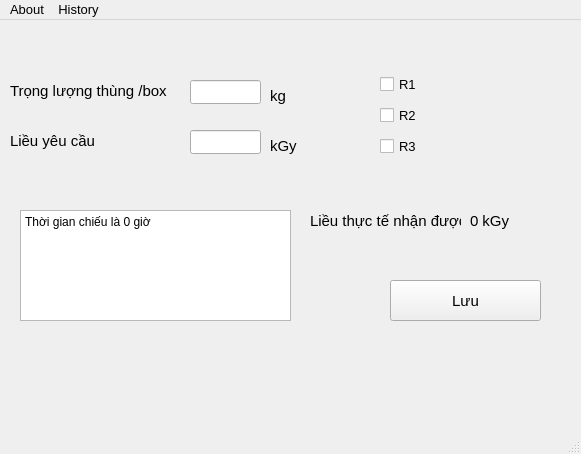
<?xml version="1.0" encoding="UTF-8"?>
<ui version="4.0">
 <class>DoseCaluculation</class>
 <widget class="QMainWindow" name="DoseCaluculation">
  <property name="geometry">
   <rect>
    <x>0</x>
    <y>0</y>
    <width>581</width>
    <height>454</height>
   </rect>
  </property>
  <property name="font">
   <font>
    <pointsize>10</pointsize>
   </font>
  </property>
  <property name="windowTitle">
   <string>DoseCaluculation</string>
  </property>
  <widget class="QWidget" name="centralwidget">
   <widget class="QLabel" name="lbl_weightBox">
    <property name="geometry">
     <rect>
      <x>10</x>
      <y>40</y>
      <width>161</width>
      <height>61</height>
     </rect>
    </property>
    <property name="font">
     <font>
      <pointsize>11</pointsize>
     </font>
    </property>
    <property name="text">
     <string>Trọng lượng thùng /box</string>
    </property>
   </widget>
   <widget class="QLabel" name="lbl_doseRequired">
    <property name="geometry">
     <rect>
      <x>10</x>
      <y>110</y>
      <width>111</width>
      <height>21</height>
     </rect>
    </property>
    <property name="font">
     <font>
      <pointsize>11</pointsize>
     </font>
    </property>
    <property name="text">
     <string>Liều yêu cầu</string>
    </property>
   </widget>
   <widget class="QLineEdit" name="mass">
    <property name="geometry">
     <rect>
      <x>190</x>
      <y>60</y>
      <width>71</width>
      <height>24</height>
     </rect>
    </property>
   </widget>
   <widget class="QLineEdit" name="dose">
    <property name="geometry">
     <rect>
      <x>190</x>
      <y>110</y>
      <width>71</width>
      <height>24</height>
     </rect>
    </property>
   </widget>
   <widget class="QLabel" name="lbl_massUnit">
    <property name="geometry">
     <rect>
      <x>270</x>
      <y>60</y>
      <width>51</width>
      <height>31</height>
     </rect>
    </property>
    <property name="font">
     <font>
      <pointsize>11</pointsize>
     </font>
    </property>
    <property name="text">
     <string>kg</string>
    </property>
   </widget>
   <widget class="QLabel" name="lbl_doseUnit">
    <property name="geometry">
     <rect>
      <x>270</x>
      <y>110</y>
      <width>61</width>
      <height>31</height>
     </rect>
    </property>
    <property name="font">
     <font>
      <pointsize>11</pointsize>
     </font>
    </property>
    <property name="text">
     <string>kGy</string>
    </property>
   </widget>
   <widget class="QTextBrowser" name="text_result">
    <property name="geometry">
     <rect>
      <x>20</x>
      <y>190</y>
      <width>271</width>
      <height>111</height>
     </rect>
    </property>
    <property name="font">
     <font>
      <pointsize>11</pointsize>
     </font>
    </property>
    <property name="html">
     <string>&lt;!DOCTYPE HTML PUBLIC &quot;-//W3C//DTD HTML 4.0//EN&quot; &quot;http://www.w3.org/TR/REC-html40/strict.dtd&quot;&gt;
&lt;html&gt;&lt;head&gt;&lt;meta name=&quot;qrichtext&quot; content=&quot;1&quot; /&gt;&lt;meta charset=&quot;utf-8&quot; /&gt;&lt;style type=&quot;text/css&quot;&gt;
p, li { white-space: pre-wrap; }
hr { height: 1px; border-width: 0; }
li.unchecked::marker { content: &quot;\2610&quot;; }
li.checked::marker { content: &quot;\2612&quot;; }
&lt;/style&gt;&lt;/head&gt;&lt;body style=&quot; font-family:'Segoe UI'; font-size:11pt; font-weight:400; font-style:normal;&quot;&gt;
&lt;p style=&quot; margin-top:0px; margin-bottom:0px; margin-left:0px; margin-right:0px; -qt-block-indent:0; text-indent:0px;&quot;&gt;&lt;span style=&quot; font-size:9pt;&quot;&gt;Thời gian chiếu là 0 giờ&lt;/span&gt;&lt;/p&gt;&lt;/body&gt;&lt;/html&gt;</string>
    </property>
   </widget>
   <widget class="QLabel" name="lbl_dose_real">
    <property name="geometry">
     <rect>
      <x>310</x>
      <y>190</y>
      <width>151</width>
      <height>21</height>
     </rect>
    </property>
    <property name="font">
     <font>
      <pointsize>11</pointsize>
     </font>
    </property>
    <property name="text">
     <string>Liều thực tế nhận được</string>
    </property>
   </widget>
   <widget class="QLabel" name="lbl_dose_recalculated">
    <property name="geometry">
     <rect>
      <x>470</x>
      <y>190</y>
      <width>71</width>
      <height>21</height>
     </rect>
    </property>
    <property name="font">
     <font>
      <pointsize>11</pointsize>
     </font>
    </property>
    <property name="text">
     <string>0 kGy</string>
    </property>
   </widget>
   <widget class="QLabel" name="lbl_picture">
    <property name="geometry">
     <rect>
      <x>30</x>
      <y>10</y>
      <width>61</width>
      <height>51</height>
     </rect>
    </property>
    <property name="text">
     <string/>
    </property>
   </widget>
   <widget class="QLabel" name="lbl_currentTime">
    <property name="geometry">
     <rect>
      <x>310</x>
      <y>360</y>
      <width>241</width>
      <height>31</height>
     </rect>
    </property>
    <property name="font">
     <font>
      <pointsize>11</pointsize>
     </font>
    </property>
    <property name="layoutDirection">
     <enum>Qt::RightToLeft</enum>
    </property>
    <property name="text">
     <string/>
    </property>
   </widget>
   <widget class="QWidget" name="layoutWidget">
    <property name="geometry">
     <rect>
      <x>380</x>
      <y>50</y>
      <width>42</width>
      <height>91</height>
     </rect>
    </property>
    <layout class="QVBoxLayout" name="verticalLayout">
     <item>
      <widget class="QCheckBox" name="R1">
       <property name="text">
        <string>R1</string>
       </property>
      </widget>
     </item>
     <item>
      <widget class="QCheckBox" name="R2">
       <property name="text">
        <string>R2</string>
       </property>
      </widget>
     </item>
     <item>
      <widget class="QCheckBox" name="R3">
       <property name="text">
        <string>R3</string>
       </property>
      </widget>
     </item>
    </layout>
   </widget>
   <widget class="QWidget" name="layoutWidget_2">
    <property name="geometry">
     <rect>
      <x>440</x>
      <y>50</y>
      <width>81</width>
      <height>91</height>
     </rect>
    </property>
    <layout class="QVBoxLayout" name="verticalLayout_2">
     <item>
      <widget class="QLabel" name="lbl_R1">
       <property name="font">
        <font>
         <pointsize>9</pointsize>
        </font>
       </property>
       <property name="text">
        <string/>
       </property>
      </widget>
     </item>
     <item>
      <widget class="QLabel" name="lbl_R2">
       <property name="font">
        <font>
         <pointsize>9</pointsize>
        </font>
       </property>
       <property name="text">
        <string/>
       </property>
      </widget>
     </item>
     <item>
      <widget class="QLabel" name="lbl_R3">
       <property name="font">
        <font>
         <pointsize>9</pointsize>
        </font>
       </property>
       <property name="text">
        <string/>
       </property>
      </widget>
     </item>
    </layout>
   </widget>
   <widget class="QPushButton" name="btn_save">
    <property name="geometry">
     <rect>
      <x>390</x>
      <y>260</y>
      <width>151</width>
      <height>41</height>
     </rect>
    </property>
    <property name="font">
     <font>
      <pointsize>11</pointsize>
     </font>
    </property>
    <property name="text">
     <string>Lưu</string>
    </property>
   </widget>
  </widget>
  <widget class="QMenuBar" name="menubar">
   <property name="geometry">
    <rect>
     <x>0</x>
     <y>0</y>
     <width>581</width>
     <height>23</height>
    </rect>
   </property>
   <widget class="QMenu" name="menuAbout">
    <property name="title">
     <string>About</string>
    </property>
    <addaction name="actioninfo"/>
   </widget>
   <widget class="QMenu" name="menuHistory">
    <property name="title">
     <string>History</string>
    </property>
    <addaction name="action_hisCustom"/>
    <addaction name="action_histoDose"/>
   </widget>
   <addaction name="menuAbout"/>
   <addaction name="menuHistory"/>
  </widget>
  <widget class="QStatusBar" name="statusbar"/>
  <action name="actioninfo">
   <property name="text">
    <string>info</string>
   </property>
  </action>
  <action name="action_hisCustom">
   <property name="text">
    <string>Khách hàng</string>
   </property>
  </action>
  <action name="action_histoDose">
   <property name="text">
    <string>Liều chiếu</string>
   </property>
  </action>
 </widget>
 <resources/>
 <connections/>
</ui>
